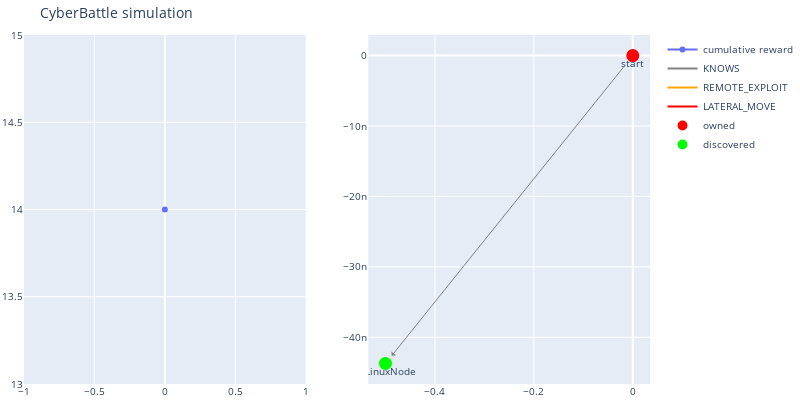
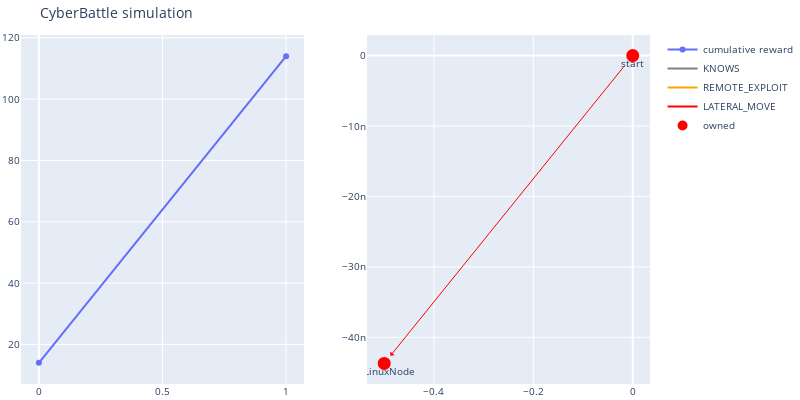
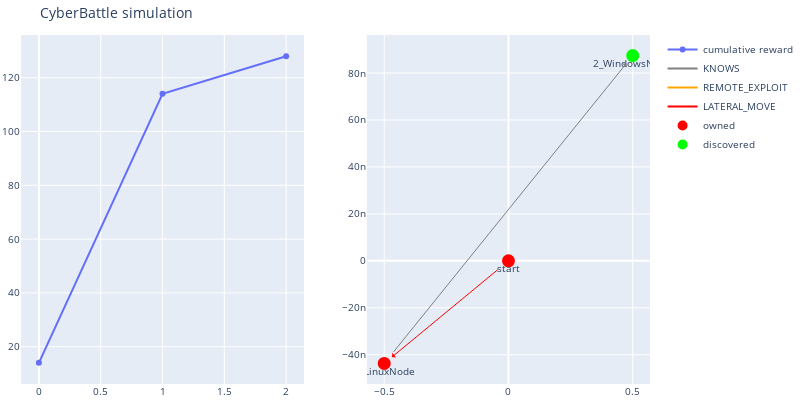
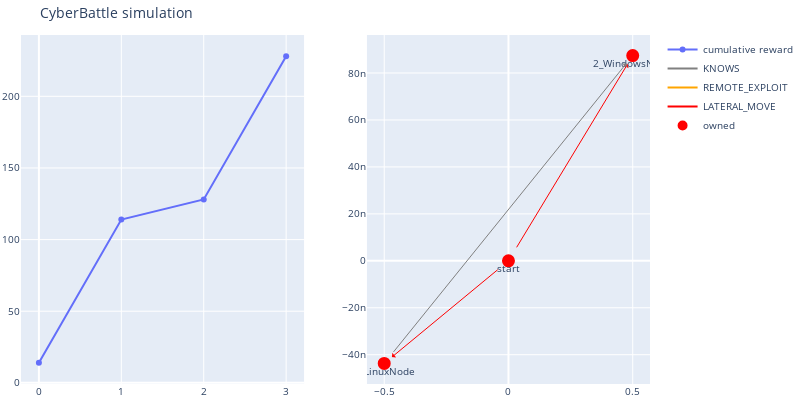

The code cell stored with these charts, in order, in its notebook:
### Code cell
obs, _ = env.reset()
total_reward = 0

done = False
truncated = False

already_succeded_actions = []
while not done and not truncated:
    best_action, expected_reward = greedy_search(env, already_succeded_actions, depth=1)
    print("Chosen action:", best_action, "| expected cumulative reward:", expected_reward)

    obs, reward, done, truncated, info = env.step(best_action)
    env.render()

    if reward > 0:
        already_succeded_actions.append(best_action)

    total_reward += reward

print("Total reward collected:", total_reward)
env.close()

### Figure 1 — Plotly figure (JSON) as saved in the notebook; plotly's stock layout.template omitted (floating-point values rounded to 4 significant figures)
{"data": [{"name": "cumulative reward", "type": "scatter", "xaxis": "x", "y": [14], "yaxis": "y"}, {"line": {"color": "gray"}, "mode": "lines", "name": "KNOWS", "type": "scatter", "x": [0], "xaxis": "x2", "y": [0], "yaxis": "y2"}, {"line": {"color": "orange"}, "mode": "lines", "name": "REMOTE_EXPLOIT", "type": "scatter", "x": [0], "xaxis": "x2", "y": [0], "yaxis": "y2"}, {"line": {"color": "red"}, "mode": "lines", "name": "LATERAL_MOVE", "type": "scatter", "x": [0], "xaxis": "x2", "y": [0], "yaxis": "y2"}, {"hoverinfo": "text", "marker": {"color": "#D32F2E", "line": {"color": "rgb(255,0,0)", "width": 8}, "size": 5, "symbol": "circle-dot"}, "mode": "markers+text", "name": "owned", "text": ["start"], "textposition": "bottom center", "type": "scatter", "x": [0], "xaxis": "x2", "y": [0], "yaxis": "y2"}, {"hoverinfo": "text", "marker": {"color": "#0e9d00", "line": {"color": "rgb(0,255,0)", "width": 8}, "size": 5, "symbol": "circle-dot"}, "mode": "markers+text", "name": "discovered", "text": ["1_LinuxNode"], "textposition": "bottom center", "type": "scatter", "x": [-0.5], "xaxis": "x2", "y": [-4.371e-08], "yaxis": "y2"}], "layout": {"annotations": [{"align": "center", "arrowcolor": "gray", "arrowhead": 1, "arrowsize": 1, "arrowwidth": 1, "ax": 0, "axref": "x2", "ay": 0, "ayref": "y2", "hovertext": "KNOWS", "opacity": 1, "showarrow": true, "standoff": 10, "startstandoff": 10, "x": -0.5, "xref": "x2", "y": -4.371e-08, "yref": "y2"}], "autosize": false, "font": {"size": 10}, "height": 400, "hovermode": "closest", "margin": {"b": 15, "l": 2, "r": 2, "t": 35}, "showlegend": true, "title": {"text": "CyberBattle simulation"}, "width": 800, "xaxis": {"anchor": "y", "domain": [0, 0.45]}, "xaxis2": {"anchor": "y2", "domain": [0.55, 1]}, "yaxis": {"anchor": "x", "domain": [0, 1]}, "yaxis2": {"anchor": "x2", "domain": [0, 1]}}}

### Figure 2 — Plotly figure (JSON) as saved in the notebook; plotly's stock layout.template omitted (floating-point values rounded to 4 significant figures)
{"data": [{"name": "cumulative reward", "type": "scatter", "xaxis": "x", "y": [14, 114], "yaxis": "y"}, {"line": {"color": "gray"}, "mode": "lines", "name": "KNOWS", "type": "scatter", "x": [0], "xaxis": "x2", "y": [0], "yaxis": "y2"}, {"line": {"color": "orange"}, "mode": "lines", "name": "REMOTE_EXPLOIT", "type": "scatter", "x": [0], "xaxis": "x2", "y": [0], "yaxis": "y2"}, {"line": {"color": "red"}, "mode": "lines", "name": "LATERAL_MOVE", "type": "scatter", "x": [0], "xaxis": "x2", "y": [0], "yaxis": "y2"}, {"hoverinfo": "text", "marker": {"color": "#D32F2E", "line": {"color": "rgb(255,0,0)", "width": 8}, "size": 5, "symbol": "circle-dot"}, "mode": "markers+text", "name": "owned", "text": ["start", "1_LinuxNode"], "textposition": "bottom center", "type": "scatter", "x": [0, -0.5], "xaxis": "x2", "y": [0, -4.371e-08], "yaxis": "y2"}, {"hoverinfo": "text", "marker": {"color": "#0e9d00", "line": {"color": "rgb(0,255,0)", "width": 8}, "size": 5, "symbol": "circle-dot"}, "mode": "markers+text", "name": "discovered", "text": [], "textposition": "bottom center", "type": "scatter", "x": [], "xaxis": "x2", "y": [], "yaxis": "y2"}], "layout": {"annotations": [{"align": "center", "arrowcolor": "red", "arrowhead": 1, "arrowsize": 1, "arrowwidth": 1, "ax": 0, "axref": "x2", "ay": 0, "ayref": "y2", "hovertext": "LATERAL_MOVE", "opacity": 1, "showarrow": true, "standoff": 10, "startstandoff": 10, "x": -0.5, "xref": "x2", "y": -4.371e-08, "yref": "y2"}], "autosize": false, "font": {"size": 10}, "height": 400, "hovermode": "closest", "margin": {"b": 15, "l": 2, "r": 2, "t": 35}, "showlegend": true, "title": {"text": "CyberBattle simulation"}, "width": 800, "xaxis": {"anchor": "y", "domain": [0, 0.45]}, "xaxis2": {"anchor": "y2", "domain": [0.55, 1]}, "yaxis": {"anchor": "x", "domain": [0, 1]}, "yaxis2": {"anchor": "x2", "domain": [0, 1]}}}

### Figure 3 — Plotly figure (JSON) as saved in the notebook; plotly's stock layout.template omitted (floating-point values rounded to 4 significant figures)
{"data": [{"name": "cumulative reward", "type": "scatter", "xaxis": "x", "y": [14, 114, 128], "yaxis": "y"}, {"line": {"color": "gray"}, "mode": "lines", "name": "KNOWS", "type": "scatter", "x": [0], "xaxis": "x2", "y": [0], "yaxis": "y2"}, {"line": {"color": "orange"}, "mode": "lines", "name": "REMOTE_EXPLOIT", "type": "scatter", "x": [0], "xaxis": "x2", "y": [0], "yaxis": "y2"}, {"line": {"color": "red"}, "mode": "lines", "name": "LATERAL_MOVE", "type": "scatter", "x": [0], "xaxis": "x2", "y": [0], "yaxis": "y2"}, {"hoverinfo": "text", "marker": {"color": "#D32F2E", "line": {"color": "rgb(255,0,0)", "width": 8}, "size": 5, "symbol": "circle-dot"}, "mode": "markers+text", "name": "owned", "text": ["start", "1_LinuxNode"], "textposition": "bottom center", "type": "scatter", "x": [0, -0.5], "xaxis": "x2", "y": [0, -4.371e-08], "yaxis": "y2"}, {"hoverinfo": "text", "marker": {"color": "#0e9d00", "line": {"color": "rgb(0,255,0)", "width": 8}, "size": 5, "symbol": "circle-dot"}, "mode": "markers+text", "name": "discovered", "text": ["2_WindowsNode"], "textposition": "bottom center", "type": "scatter", "x": [0.5], "xaxis": "x2", "y": [8.742e-08], "yaxis": "y2"}], "layout": {"annotations": [{"align": "center", "arrowcolor": "red", "arrowhead": 1, "arrowsize": 1, "arrowwidth": 1, "ax": 0, "axref": "x2", "ay": 0, "ayref": "y2", "hovertext": "LATERAL_MOVE", "opacity": 1, "showarrow": true, "standoff": 10, "startstandoff": 10, "x": -0.5, "xref": "x2", "y": -4.371e-08, "yref": "y2"}, {"align": "center", "arrowcolor": "gray", "arrowhead": 1, "arrowsize": 1, "arrowwidth": 1, "ax": -0.5, "axref": "x2", "ay": -4.371e-08, "ayref": "y2", "hovertext": "KNOWS", "opacity": 1, "showarrow": true, "standoff": 10, "startstandoff": 10, "x": 0.5, "xref": "x2", "y": 8.742e-08, "yref": "y2"}], "autosize": false, "font": {"size": 10}, "height": 400, "hovermode": "closest", "margin": {"b": 15, "l": 2, "r": 2, "t": 35}, "showlegend": true, "title": {"text": "CyberBattle simulation"}, "width": 800, "xaxis": {"anchor": "y", "domain": [0, 0.45]}, "xaxis2": {"anchor": "y2", "domain": [0.55, 1]}, "yaxis": {"anchor": "x", "domain": [0, 1]}, "yaxis2": {"anchor": "x2", "domain": [0, 1]}}}

### Figure 4 — Plotly figure (JSON) as saved in the notebook; plotly's stock layout.template omitted (floating-point values rounded to 4 significant figures)
{"data": [{"name": "cumulative reward", "type": "scatter", "xaxis": "x", "y": [14, 114, 128, 228], "yaxis": "y"}, {"line": {"color": "gray"}, "mode": "lines", "name": "KNOWS", "type": "scatter", "x": [0], "xaxis": "x2", "y": [0], "yaxis": "y2"}, {"line": {"color": "orange"}, "mode": "lines", "name": "REMOTE_EXPLOIT", "type": "scatter", "x": [0], "xaxis": "x2", "y": [0], "yaxis": "y2"}, {"line": {"color": "red"}, "mode": "lines", "name": "LATERAL_MOVE", "type": "scatter", "x": [0], "xaxis": "x2", "y": [0], "yaxis": "y2"}, {"hoverinfo": "text", "marker": {"color": "#D32F2E", "line": {"color": "rgb(255,0,0)", "width": 8}, "size": 5, "symbol": "circle-dot"}, "mode": "markers+text", "name": "owned", "text": ["start", "1_LinuxNode", "2_WindowsNode"], "textposition": "bottom center", "type": "scatter", "x": [0, -0.5, 0.5], "xaxis": "x2", "y": [0, -4.371e-08, 8.742e-08], "yaxis": "y2"}, {"hoverinfo": "text", "marker": {"color": "#0e9d00", "line": {"color": "rgb(0,255,0)", "width": 8}, "size": 5, "symbol": "circle-dot"}, "mode": "markers+text", "name": "discovered", "text": [], "textposition": "bottom center", "type": "scatter", "x": [], "xaxis": "x2", "y": [], "yaxis": "y2"}], "layout": {"annotations": [{"align": "center", "arrowcolor": "red", "arrowhead": 1, "arrowsize": 1, "arrowwidth": 1, "ax": 0, "axref": "x2", "ay": 0, "ayref": "y2", "hovertext": "LATERAL_MOVE", "opacity": 1, "showarrow": true, "standoff": 10, "startstandoff": 10, "x": -0.5, "xref": "x2", "y": -4.371e-08, "yref": "y2"}, {"align": "center", "arrowcolor": "red", "arrowhead": 1, "arrowsize": 1, "arrowwidth": 1, "ax": 0, "axref": "x2", "ay": 0, "ayref": "y2", "hovertext": "LATERAL_MOVE", "opacity": 1, "showarrow": true, "standoff": 10, "startstandoff": 10, "x": 0.5, "xref": "x2", "y": 8.742e-08, "yref": "y2"}, {"align": "center", "arrowcolor": "gray", "arrowhead": 1, "arrowsize": 1, "arrowwidth": 1, "ax": -0.5, "axref": "x2", "ay": -4.371e-08, "ayref": "y2", "hovertext": "KNOWS", "opacity": 1, "showarrow": true, "standoff": 10, "startstandoff": 10, "x": 0.5, "xref": "x2", "y": 8.742e-08, "yref": "y2"}], "autosize": false, "font": {"size": 10}, "height": 400, "hovermode": "closest", "margin": {"b": 15, "l": 2, "r": 2, "t": 35}, "showlegend": true, "title": {"text": "CyberBattle simulation"}, "width": 800, "xaxis": {"anchor": "y", "domain": [0, 0.45]}, "xaxis2": {"anchor": "y2", "domain": [0.55, 1]}, "yaxis": {"anchor": "x", "domain": [0, 1]}, "yaxis2": {"anchor": "x2", "domain": [0, 1]}}}
